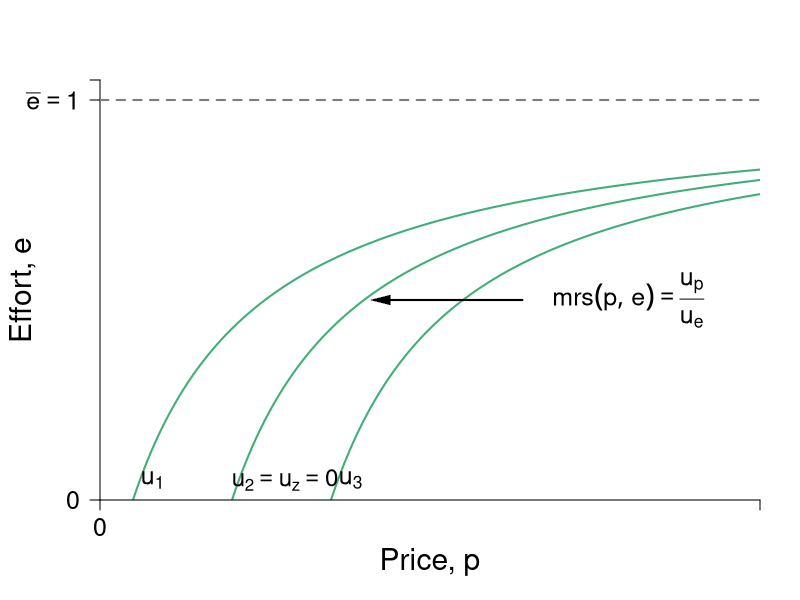

Write the R code that produced this figure.
require(shape)
pdf(file = "employment/employment_price_initial_indiff.pdf", width = 9, height = 7)

#Set parameters for graphics
axislabelsize <- 1.8
labelsize <- 1.5
namesize <- 1.8
annotatesize <- 1.5
graphlinewidth <- 2
segmentlinewidth <- 1.5

COL <- c("#7fc97f", "#beaed4", "#fdc086", "#ffff99", "#386cb0", "#f0027f", "#bf5b17", "#666666")
COLA <- c("#e0f3db", "#99d8c9","#66c2a4","#41ae76", "#238b45", "#005824")
COLB <- c("#4eb3d3", "#2b8cbe", "#0868ac","#084081")
grays <- gray.colors(25, start = 1, end = 0)

#Parameters for figures
u1 <- 4
u2 <- 10
u3 <- 16
a1 <- 2
a2 <- 2
a3 <- 2

indiffFn1 <- function(y, u1 = 4.5, a1 = 2) {
  1 - (a1) / (y - u1)
}

indiffFn2 <- function(y, u2 = 10.5, a2 = 2) {
  1 - (a2) / (y - u2)
}

indiffFn3 <- function(y, u3 = 16.5, a3 = 2) {
  1 - (a3) / (y - u3)
}

PCFn <- function(delta, mu = 16) {
  delta/mu
}

#The derivative for the function q = 1 - delta/(p - u) = delta/p - u)^2;
#From that we get the derivative and substitute in the relevant values
#for delta, u and p; that is we get a slope of 1/32
#But we also need the intercept; 0.375 above, or q/2 as it stood
tangentLine <- function(w){
  0.375 + (1/32)*w
}

COL <- c("#bae4b3", "#74c476", "#238b45")
par(mar =  c(5, 5, 4, 2))
xlims <- c(0, 10)
ylims <- c(0, 1.05)


plot(0, 0, xlim = xlims, ylim = ylims, type = "n",
     xlab = expression(paste("Price, ", p)),
     ylab = expression(paste("Effort, ", e)),
     xaxt = "n", 
     yaxt = "n",
     cex.lab = axislabelsize, 
     bty = "n", 
     xaxs="i", 
     yaxs="i")


# xpoly1 <- seq(from = xlims[1] + 0.2, to = 8, length.out = 500)
# ypoly1 <- PCFn(xpoly1, mu = 8)
# polygon(x = c(xpoly1, rev(xpoly1[1])), y = c(ypoly1, rev(ypoly1)[1]), col=COLA[1], density=NULL, border = NA)
# 

npts <- 500 
xx1 <- seq(u1 + a1 + 0.1, xlims[2], length.out = npts)
xx2 <- seq(u2 + a2 + 0.1, xlims[2], length.out = npts)
xx3 <- seq(3, xlims[2], length.out = npts)
xx4 <- seq(7, 17, 0.01)
xx5 <- seq(xlims[1] + 0.2, xlims[2], length.out = npts)
xx6 <- seq(xlims[1], 20, length.out = npts)


#Draw the lines for the graphs
#lines(xx5, PCFn(xx5, mu = 8), col = COLA[4], lwd = graphlinewidth)
lines(xx5, indiffFn1(xx5, u = 0), col = COLA[4], lwd = graphlinewidth)
lines(xx5, indiffFn1(xx5, u = -1.5), col = COLA[4], lwd = graphlinewidth)
lines(xx3, indiffFn1(xx3, u = 1.5), col = COLA[4], lwd = graphlinewidth)


#Customize ticks and labels for the plot
ticksy <- c(0,  1, ylims[2])
ylabels <- c(0,  expression(paste(bar(e) == 1) ), NA)
ticksx <- c(0, xlims[2])
xlabels <- c(0,  NA)
axis(1, at = ticksx, pos = 0, labels = xlabels, cex.axis = labelsize)
axis(2, at = ticksy, pos = 0, labels = ylabels, las = 1, cex.axis = labelsize)

#Annotation of the three indifference curves
text(0.8, 0.05, expression(paste(u[1])), cex = labelsize)
text(2.8, 0.05, expression(paste(u[2] == u[z], phantom() == 0)), cex = labelsize - 0.05)
text(3.8, 0.05, expression(paste(u[3])), cex = labelsize)

#Line for the max quality, q = 1 
segments(0, 1, xlims[2], 1, lty = 2, col = grays[20], lwd = 2)
#Annotating line of 100% quality
#text(1.4, 1.025, expression(paste("Maximum level of effort, ", bar(e))))

#Add a point for the tangency
# segments(4, 0, 4, PCFn(delta = 4, mu = 8), lty = 2, col = "darkgray", lwd = segmentlinewidth)
# segments(0, PCFn(delta = 4, mu = 8), 4, PCFn(delta = 4, mu = 8), lty = 2, col = "darkgray", lwd = segmentlinewidth)
# points(4, PCFn(delta = 4, mu = 8), pch = 16, col = "black", cex = 1.5)
# text(4, PCFn(delta = 4, mu = 8) + 0.03, expression(paste(c)))


#Arrow to Slope of production function
# Arrows(8, 0.9, 18, 0.9, col = "black", lty = 1, lwd = 1.5, arr.type = "triangle")
# text(5, 0.93, expression(paste("Slope = ", frac(1, y[e]))))
# text(6.4, 0.83, expression(paste(" = ", frac(e^0.5, phi))))
#text(6.2, 0.83, expression(paste(" = ", frac(y, 2*phi^2))))
# text(20.8, 0.96, expression(paste(y(e))))

# Arrows(19, 0.6, 16.5, 0.6, col = "black", lty = 1, lwd = 1.5, arr.type = "triangle")
# text(21, 0.6, expression(paste(-frac(1, y[e]) == frac(u[y],u[e]))))

# text(4, 0.5, expression(paste("Feasible")))
# text(4, 0.45, expression(paste("set")))



#Label the feasible frontier
# text(2, 0.75, expression("Better for"), cex = labelsize)
# text(2, 0.7, expression("employer"), cex = labelsize)
# text(3.2, 0.5, expression("(production possibilities frontier)"), cex = labelsize)
# Arrows(4.35, 0.95, 8.1, 0.95, col = "black", lty = 1, lwd = 2, arr.type = "triangle", arr.lwd = 0.5)

# text(8, 0.25, expression("Better for"), cex = labelsize)
# text(8, 0.2, expression("employee"), cex = labelsize)


# text(4, 0.97, expression(paste("Slope of iso-profit")), cex = labelsize)
# text(4, 0.89, expression(paste(-mrt(p,e) == frac(de,dp),phantom()==frac(e, p))), cex = labelsize)
# Arrows(5.1, 0.89, 6.9, 0.89, col = "black", lty = 1, lwd = 2, arr.type = "triangle", arr.lwd = 0.5)

text(8, 0.5, expression(paste(mrs(p,e) == frac(u[p],u[e]) )), cex = labelsize)
Arrows(6.4, 0.5, 4.25, 0.5, col = "black", lty = 1, lwd = 2, arr.type = "triangle", arr.lwd = 0.5)


dev.off()
